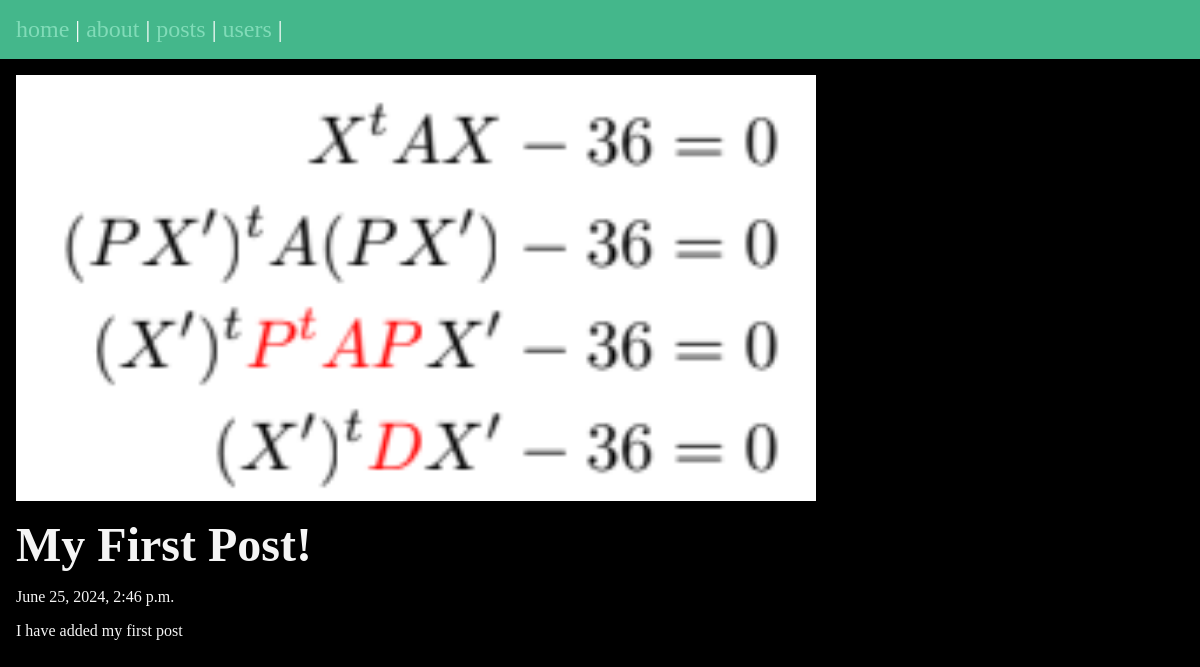
The page /posts/first-post on the database its author committed.
### posts/models.py (models this page shows, shortened)
class Post(models.Model):
    title = models.CharField(max_length=75)
    body = models.TextField()
    slug = models.SlugField()
    date = models.DateTimeField(auto_now_add=True)
    banner = models.ImageField(default='fallback.png', blank=True)

### posts/views.py (the view)
# urls.py: path('<slug:slug>', views.post_page, name='page'),
def post_page(request, slug):
    post = Post.objects.get(slug=slug)
    return render(request, 'posts/post_page.html', {'post': post})

### posts/templates/posts/post_page.html (shortened to what this page needs)
{% extends 'layout.html' %}
{% block content %}
<section>
    <img
        class="banner"
        src="{{ post.banner.url }}"
        alt="{{ post.title }}"
    >
    <h1>{{post.title}}</h1>
    <p>{{post.date}}</p>
    <p>{{post.body}}</p>
</section>
{% endblock %}

### static/css/style.css (style rules this page uses)
* { margin: 0; padding: 0; box-sizing: border-box; }
body { min-height: 100vh; background-color: black; color: whitesmoke; font-size: 2rem; }
section { display: flex; flex-flow: column; gap: 1rem; }
h1 { font-size: 3rem; }
p { font-size: 1rem; }
.banner { display: block; width: 100%; max-width: 800px; }

### rows shown on the page
Post: banner (picture), title "My First Post!", date "June 25, 2024, 2:46 p.m.", body "I have added my first post"
